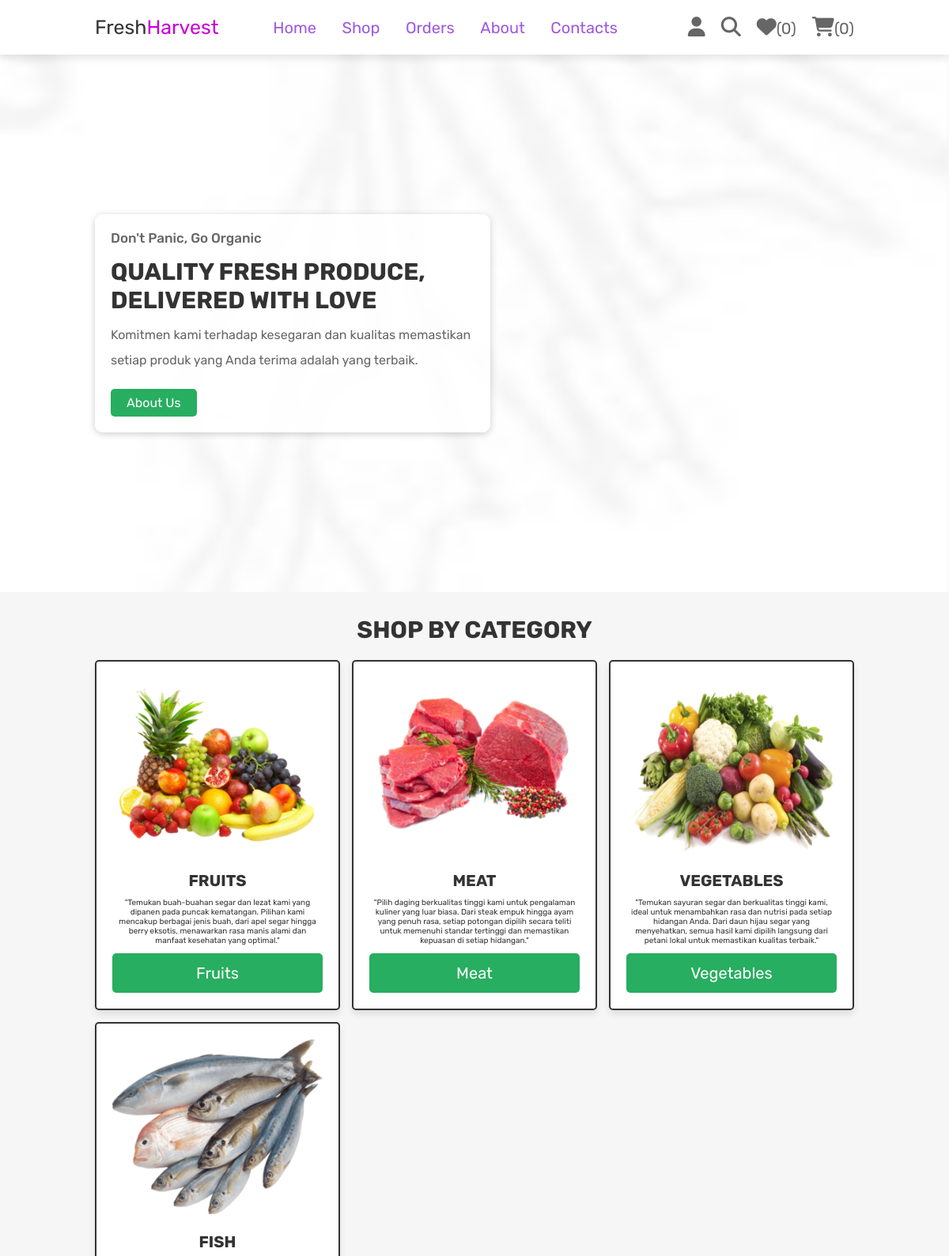
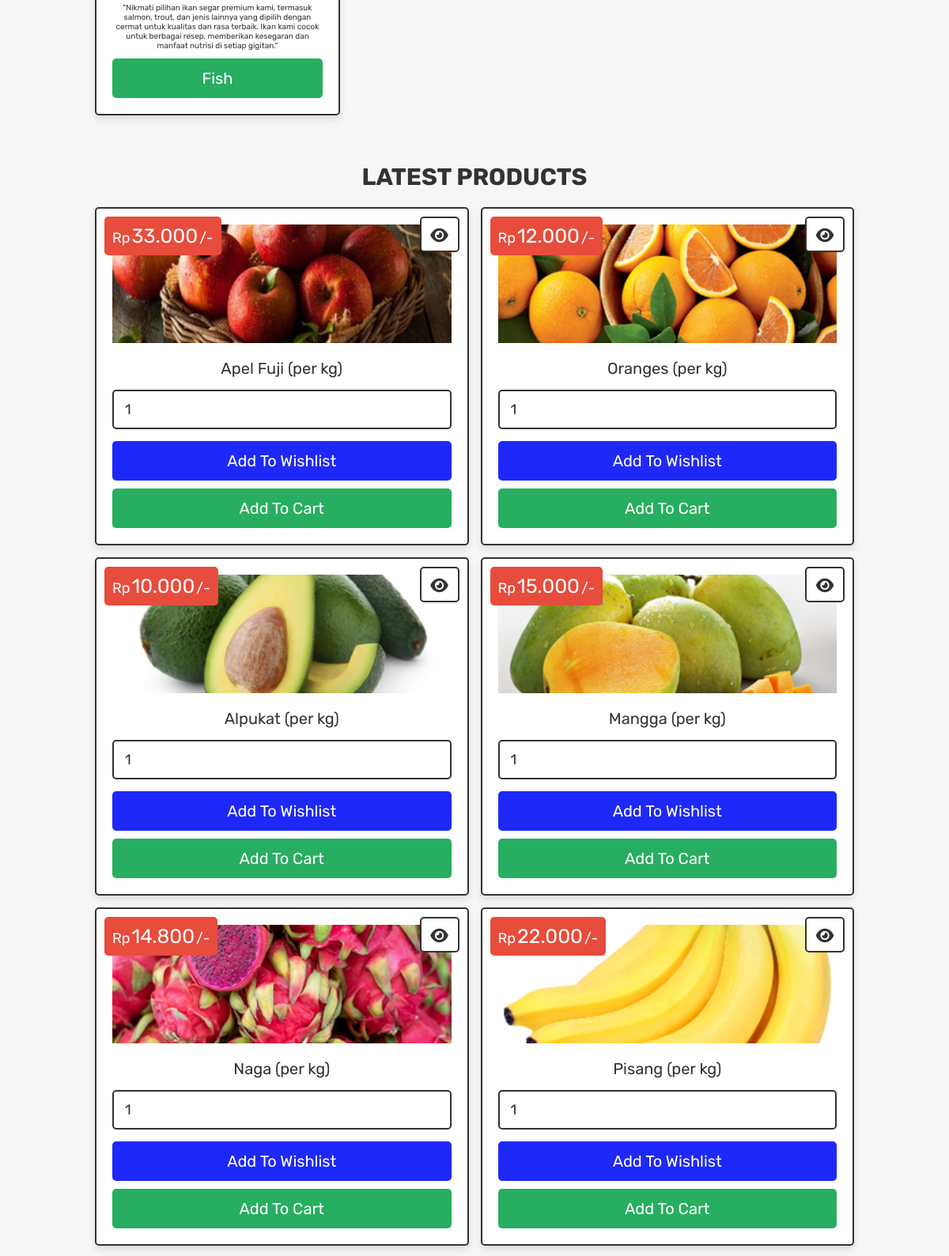
The page /home.php (signed in, upper part) on the database its author committed (2 pictures, top to bottom).
### tables this page shows
CREATE TABLE `products` (
  `id` int(100) NOT NULL,
  `name` varchar(100) NOT NULL,
  `category` varchar(20) NOT NULL,
  `details` varchar(500) NOT NULL,
  `price` decimal(10,3) NOT NULL,
  `image` varchar(100) NOT NULL
);

### home.php (the view, shortened to what this page needs)
<?php
include 'config.php';
?>
<!DOCTYPE html>
<html lang="en">
<head>
    <link rel="stylesheet" href="https://cdnjs.cloudflare.com/ajax/libs/font-awesome/6.6.0/css/all.min.css">
    <link rel="stylesheet" href="CSS/style.css">
</head>
<body>
    <?php include 'header.php'; ?>
    <div class="home-bg">
        <section class="home">
            <div class="content">
                <span>Don't Panic, Go Organic</span>
                <h3>Quality Fresh Produce, Delivered with Love</h3>
                <p>Komitmen kami terhadap kesegaran dan kualitas memastikan setiap produk yang Anda terima adalah yang terbaik.</p>
                <a href="about.php" class="home-btn">About Us</a>
            </div>
        </section>
    </div>
    <section class="home-category">
        <h1 class="tittle">Shop By Category</h1>
        <div class="box-container">
            <div class="box">
                <img src="images/cat-1.png" alt="Fruits">
                <h3>Fruits</h3>
                <p>"Temukan buah-buahan segar dan lezat kami yang dipanen pada puncak kematangan. Pilihan kami mencakup berbagai jenis buah, dari apel segar hingga berry eksotis, menawarkan rasa manis alami dan manfaat kesehatan yang optimal."</p>
                <a href="category.php?category=fruits" class="btn">Fruits</a>
            </div>
            <div class="box">
                <img src="images/cat-2.png" alt="Meat">
                <h3>Meat</h3>
                <p>"Pilih daging berkualitas tinggi kami untuk pengalaman kuliner yang luar biasa. Dari steak empuk hingga ayam yang penuh rasa, setiap potongan dipilih secara teliti untuk memenuhi standar tertinggi dan memastikan kepuasan di setiap hidangan."</p>
                <a href="category.php?category=meat" class="btn">Meat</a>
            </div>
            <div class="box">
                <img src="images/cat-3.png" alt="Vegetables">
                <h3>Vegetables</h3>
                <p>"Temukan sayuran segar dan berkualitas tinggi kami, ideal untuk menambahkan rasa dan nutrisi pada setiap hidangan Anda. Dari daun hijau segar yang menyehatkan, semua hasil kami dipilih langsung dari petani lokal untuk memastikan kualitas terbaik."</p>
                <a href="category.php?category=vegetables" class="btn">Vegetables</a>
            </div>
            <div class="box">
                <img src="images/cat-4.png" alt="Fish">
                <h3>Fish</h3>
                <p>"Nikmati pilihan ikan segar premium kami, termasuk salmon, trout, dan jenis lainnya yang dipilih dengan cermat untuk kualitas dan rasa terbaik. Ikan kami cocok untuk berbagai resep, memberikan kesegaran dan manfaat nutrisi di setiap gigitan."</p>
                <a href="category.php?category=fish" class="btn">Fish</a>
            </div>
        </div>
    </section>
    <section class="products">
        <h1 class="tittle">Latest Products</h1>
        <div class="box-container">
            <?php
                $select_products = $conn->prepare("SELECT * FROM `products`");
                $select_products->execute();
                if ($select_products->rowCount() > 0) {
                    while ($fetch_products = $select_products->fetch(PDO::FETCH_ASSOC)) {
            ?>
            <form action="" class="box" method="POST">
                <div class="price">Rp<span><?= htmlspecialchars($fetch_products['price']); ?></span>/-</div>
                <a href="view_page.php?pid=<?= htmlspecialchars($fetch_products['id']); ?>" class="fas fa-eye"></a>
                <img src="uploaded_img/<?= htmlspecialchars($fetch_products['image']); ?>" alt="<?= htmlspecialchars($fetch_products['name']); ?>">
                <div class="name"><?= htmlspecialchars($fetch_products['name']); ?></div>
                <input type="number" min="1" value="1" name="p_qty" class="qty">
                <input type="submit" value="Add to Wishlist" class="option-btn" name="add_to_wishlist">
                <input type="submit" value="Add to Cart" class="btn" name="add_to_cart">
            </form>
            <?php
                    }
                } else {
                    echo '<p class="empty">No products added yet!</p>';
                }
            ?>
        </div>
    </section>
</body>
</html>

### CSS/style.css (style rules this page uses)
.home-bg { background: url(../images/home-bg.jpg) no-repeat center center fixed; background-size: cover; background-attachment: fixed; background-position: center; }
.home-bg .home { display: flex; align-items: center; min-height: 85vh; }
.home-bg .home .content { width: 50rem; animation: fadeIn 2s ease-out; background-color: rgba(255, 255, 255, 0.8); padding: 2rem; border-radius: 1rem; box-shadow: 0 2px 10px rgba(0, 0, 0, 0.2); backdrop-filter: blur(5px); }
.home-bg .home .content span { color: var(--light-color); font-size: 1.7rem; font-weight: 500; animation: slideIn 1s ease-out; }
.home-bg .home .content h3 { font-size: 3rem; text-transform: uppercase; margin-top: 1.5rem; color: var(--black); transition: color 0.3s ease, transform 0.3s ease; }
.home-bg .home .content p { font-size: 1.6rem; padding: 1rem 0; line-height: 2; color: var(--light-color); }
.home-bg .home .content a { display: inline-block; width: auto; padding: 0.8rem 2rem; font-size: 1.6rem; color: var(--white); background-color: var(--green); border-radius: 0.5rem; text-decoration: none; transition: background-color 0.3s ease, transform 0.3s ease; }
.home-category .box-container { display: grid; grid-template-columns: repeat(4, 1fr); gap: 1.5rem; justify-content: center; }
.home-category .box-container .box { padding: 2rem; text-align: center; border: var(--border); background-color: var(--white); box-shadow: var(--box-shadow); border-radius: .5rem; transition: transform 0.3s ease, box-shadow 0.3s ease; }
.home-category .box-container .box img { width: 100%; height: auto; margin-bottom: 1rem; border-radius: .5rem; }
.home-category .box-container .box h3 { text-transform: uppercase; color: var(--black); padding: 1rem 0; font-size: 2rem; margin: 0; transition: color 0.3s ease; }
.products .box-container { display: grid; grid-template-columns: repeat(3, 1fr); gap: 1.5rem; justify-content: center; align-items: stretch; }
.products .box-container .box { display: flex; flex-direction: column; justify-content: space-between; padding: 2rem; text-align: center; border: var(--border); background-color: var(--white); box-shadow: var(--box-shadow); border-radius: .5rem; position: relative; height: 100%; box-sizing: border-box; }
.products .box-container .box .price { position: absolute; top: 1rem; left: 1rem; padding: 1rem; border-radius: .5rem; background-color: var(--red); font-size: 1.8rem; color: var(--white); }
.products .box-container .box .price span { font-size: 2.5rem; color: var(--white); margin: 0 .2rem; }
.products .box-container .box .fa-eye { position: absolute; top: 1rem; right: 1rem; border-radius: .5rem; height: 4.5rem; line-height: 4.3rem; width: 5rem; border: var(--border); color: var(--black); font-size: 2rem; background-color: var(--white); }
.products .box-container .box img { width: 100%; height: 15rem; object-fit: cover; margin-bottom: 1rem; }
.products .box-container .box .name { font-size: 2rem; color: var(--black); padding: 1rem 0; }
.products .box-container .box .qty { margin: .5rem 0; border-radius: .5rem; padding: 1.2rem 1.4rem; font-size: 1.8rem; color: var(--black); border: var(--border); width: 100%; }
@media (max-width: 1200px) { .products .box-container { grid-template-columns: repeat(2, 1fr); } }
@media (max-width: 1200px) { .home-category .box-container { grid-template-columns: repeat(3, 1fr); } }

### CSS/components.css (style rules this page uses)
:root { --green:#27ae60; --orange:#f39c12; --red:#e74c3c; --black:#333; --light-color:#666; --white:#fff; --light-bg:#f6f6f6; --border:.2rem solid var(--black); --box-shadow:0 .5rem 1rem rgba(0,0,0,.1); }
* { font-family: 'Rubik',sans-serif; margin: 0; padding: 0; box-sizing: border-box; outline: none; border: none; text-decoration: none; color: var(--black); }
body { background-color: var(--light-bg); }
html { font-size: 62.5%; overflow-x: hidden; scroll-behavior: smooth; scroll-padding-top: 6.5rem; }
section { padding: 3rem 2rem; max-width: 1000px; margin: 0 auto; }
.btn, .delete-btn, .checkout-btn, .home-btn, .option-btn { display: block; width: 100%; margin-top: 1rem; border-radius: .5rem; color: var(--white); font-size: 2rem; padding: 1.3rem 3rem; text-transform: capitalize; cursor: pointer; text-align: center; }
.checkout-btn, .home-btn { background-color: rgb(159, 89, 224); }
.btn { background-color: var(--green); }
.option-btn { background-color: rgb(30, 41, 249); }
.tittle { text-align: center; margin-bottom: 2rem; text-transform: uppercase; color: var(--black); font-size: 3rem; }

### rows shown on the page
products: price "33.000", image (picture), name "Apel Fuji (per kg)"
products: price "12.000", image (picture), name "Oranges (per kg)"
products: price "10.000", image (picture), name "Alpukat (per kg)"
products: price "15.000", image (picture), name "Mangga (per kg)"
products: price "14.800", image (picture), name "Naga (per kg)"
products: price "22.000", image (picture), name "Pisang (per kg)"

### other values the page prints
$count_wishlist_items->rowCount() "0"
$count_cart_items->rowCount() "0"
